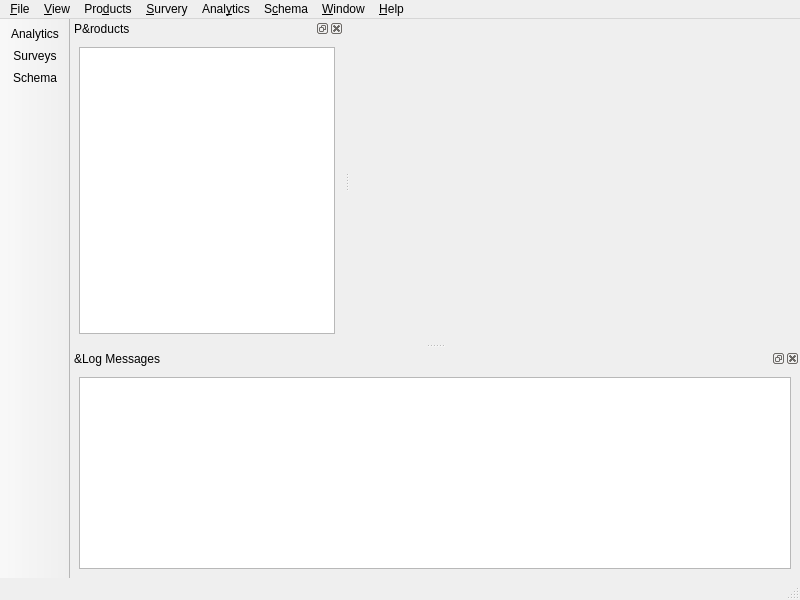
<?xml version="1.0" encoding="UTF-8"?>
<ui version="4.0">
 <class>UserFeedback::Analyzer::MainWindow</class>
 <widget class="QMainWindow" name="UserFeedback::Analyzer::MainWindow">
  <property name="geometry">
   <rect>
    <x>0</x>
    <y>0</y>
    <width>800</width>
    <height>600</height>
   </rect>
  </property>
  <property name="windowTitle">
   <string>User Feedback Analyzer</string>
  </property>
  <widget class="QWidget" name="centralwidget">
   <layout class="QVBoxLayout" name="verticalLayout_3">
    <property name="leftMargin">
     <number>0</number>
    </property>
    <property name="topMargin">
     <number>0</number>
    </property>
    <property name="rightMargin">
     <number>0</number>
    </property>
    <property name="bottomMargin">
     <number>0</number>
    </property>
    <item>
     <widget class="QStackedWidget" name="viewStack">
      <widget class="UserFeedback::Analyzer::AnalyticsView" name="analyticsView"/>
      <widget class="UserFeedback::Analyzer::SurveyEditor" name="surveyEditor"/>
      <widget class="UserFeedback::Analyzer::SchemaEditor" name="schemaEdit"/>
     </widget>
    </item>
    <item>
     <widget class="UserFeedback::NotificationWidget" name="feedbackNotification" native="true"/>
    </item>
   </layout>
  </widget>
  <widget class="QMenuBar" name="menubar">
   <property name="geometry">
    <rect>
     <x>0</x>
     <y>0</y>
     <width>800</width>
     <height>30</height>
    </rect>
   </property>
   <widget class="QMenu" name="menu_File">
    <property name="title">
     <string>&amp;File</string>
    </property>
    <addaction name="actionConnectToServer"/>
    <addaction name="separator"/>
    <addaction name="actionQuit"/>
   </widget>
   <widget class="QMenu" name="menu_Products">
    <property name="title">
     <string>Pro&amp;ducts</string>
    </property>
    <addaction name="actionAddProduct"/>
    <addaction name="actionDeleteProduct"/>
   </widget>
   <widget class="QMenu" name="menuSurvery">
    <property name="title">
     <string>&amp;Survery</string>
    </property>
   </widget>
   <widget class="QMenu" name="menuAnalytics">
    <property name="title">
     <string>Anal&amp;ytics</string>
    </property>
   </widget>
   <widget class="QMenu" name="menu_Help">
    <property name="title">
     <string>&amp;Help</string>
    </property>
    <addaction name="actionContribute"/>
    <addaction name="actionAbout"/>
   </widget>
   <widget class="QMenu" name="menuSchema">
    <property name="title">
     <string>S&amp;chema</string>
    </property>
   </widget>
   <widget class="QMenu" name="menu_Window">
    <property name="title">
     <string>&amp;Window</string>
    </property>
   </widget>
   <widget class="QMenu" name="menu_View">
    <property name="title">
     <string>&amp;View</string>
    </property>
    <addaction name="actionViewAnalytics"/>
    <addaction name="actionViewSurveys"/>
    <addaction name="actionViewSchema"/>
   </widget>
   <addaction name="menu_File"/>
   <addaction name="menu_View"/>
   <addaction name="menu_Products"/>
   <addaction name="menuSurvery"/>
   <addaction name="menuAnalytics"/>
   <addaction name="menuSchema"/>
   <addaction name="menu_Window"/>
   <addaction name="menu_Help"/>
  </widget>
  <widget class="QStatusBar" name="statusbar"/>
  <widget class="QDockWidget" name="logDock">
   <property name="windowTitle">
    <string>&amp;Log Messages</string>
   </property>
   <attribute name="dockWidgetArea">
    <number>8</number>
   </attribute>
   <widget class="QWidget" name="dockWidgetContents">
    <layout class="QVBoxLayout" name="verticalLayout">
     <item>
      <widget class="QPlainTextEdit" name="logWidget">
       <property name="readOnly">
        <bool>true</bool>
       </property>
      </widget>
     </item>
    </layout>
   </widget>
  </widget>
  <widget class="QDockWidget" name="productsDock">
   <property name="windowTitle">
    <string>P&amp;roducts</string>
   </property>
   <attribute name="dockWidgetArea">
    <number>1</number>
   </attribute>
   <widget class="QWidget" name="dockWidgetContents_2">
    <layout class="QVBoxLayout" name="verticalLayout_2">
     <item>
      <widget class="QTreeView" name="productListView">
       <property name="rootIsDecorated">
        <bool>false</bool>
       </property>
       <property name="uniformRowHeights">
        <bool>true</bool>
       </property>
       <attribute name="headerVisible">
        <bool>false</bool>
       </attribute>
      </widget>
     </item>
    </layout>
   </widget>
  </widget>
  <widget class="QToolBar" name="viewToolBar">
   <property name="windowTitle">
    <string>View Toolbar</string>
   </property>
   <property name="movable">
    <bool>false</bool>
   </property>
   <property name="toolButtonStyle">
    <enum>Qt::ToolButtonTextUnderIcon</enum>
   </property>
   <property name="floatable">
    <bool>false</bool>
   </property>
   <attribute name="toolBarArea">
    <enum>LeftToolBarArea</enum>
   </attribute>
   <attribute name="toolBarBreak">
    <bool>false</bool>
   </attribute>
   <addaction name="actionViewAnalytics"/>
   <addaction name="actionViewSurveys"/>
   <addaction name="actionViewSchema"/>
  </widget>
  <action name="actionConnectToServer">
   <property name="icon">
    <iconset theme="network-connect"/>
   </property>
   <property name="text">
    <string>&amp;Connect to server...</string>
   </property>
   <property name="toolTip">
    <string>Connect to analytics server.</string>
   </property>
  </action>
  <action name="actionQuit">
   <property name="icon">
    <iconset theme="application-exit"/>
   </property>
   <property name="text">
    <string>&amp;Quit</string>
   </property>
   <property name="toolTip">
    <string>Quit the user feedback analyzer.</string>
   </property>
   <property name="menuRole">
    <enum>QAction::QuitRole</enum>
   </property>
  </action>
  <action name="actionAddProduct">
   <property name="icon">
    <iconset theme="folder-add"/>
   </property>
   <property name="text">
    <string>&amp;Add Product...</string>
   </property>
   <property name="toolTip">
    <string>Add a new product.</string>
   </property>
  </action>
  <action name="actionDeleteProduct">
   <property name="icon">
    <iconset theme="edit-delete"/>
   </property>
   <property name="text">
    <string>&amp;Delete Product</string>
   </property>
   <property name="toolTip">
    <string>Delete product and all associated data.</string>
   </property>
  </action>
  <action name="actionAbout">
   <property name="text">
    <string>&amp;About...</string>
   </property>
   <property name="toolTip">
    <string>Information about this program.</string>
   </property>
   <property name="menuRole">
    <enum>QAction::AboutRole</enum>
   </property>
  </action>
  <action name="actionContribute">
   <property name="text">
    <string>&amp;Contribute...</string>
   </property>
   <property name="toolTip">
    <string>Help to make this application better for you!</string>
   </property>
  </action>
  <action name="actionViewSchema">
   <property name="checkable">
    <bool>true</bool>
   </property>
   <property name="icon">
    <iconset theme="document-edit"/>
   </property>
   <property name="text">
    <string>&amp;Schema</string>
   </property>
   <property name="toolTip">
    <string>Edit product telemetry schema.</string>
   </property>
  </action>
  <action name="actionViewSurveys">
   <property name="checkable">
    <bool>true</bool>
   </property>
   <property name="icon">
    <iconset theme="question"/>
   </property>
   <property name="text">
    <string>S&amp;urveys</string>
   </property>
   <property name="toolTip">
    <string>Manage product surveys.</string>
   </property>
  </action>
  <action name="actionViewAnalytics">
   <property name="checkable">
    <bool>true</bool>
   </property>
   <property name="icon">
    <iconset theme="office-chart-area"/>
   </property>
   <property name="text">
    <string>&amp;Analytics</string>
   </property>
   <property name="toolTip">
    <string>Analyze product telemetry.</string>
   </property>
  </action>
 </widget>
 <customwidgets>
  <customwidget>
   <class>UserFeedback::NotificationWidget</class>
   <extends>QWidget</extends>
   <header>provider/widgets/notificationwidget.h</header>
   <container>1</container>
  </customwidget>
  <customwidget>
   <class>UserFeedback::Analyzer::SchemaEditor</class>
   <extends>QWidget</extends>
   <header>schemaeditor/schemaeditor.h</header>
   <container>1</container>
  </customwidget>
  <customwidget>
   <class>UserFeedback::Analyzer::SurveyEditor</class>
   <extends>QWidget</extends>
   <header location="global">surveyeditor/surveyeditor.h</header>
   <container>1</container>
  </customwidget>
  <customwidget>
   <class>UserFeedback::Analyzer::AnalyticsView</class>
   <extends>QWidget</extends>
   <header location="global">analytics/analyticsview.h</header>
   <container>1</container>
  </customwidget>
 </customwidgets>
 <resources/>
 <connections/>
</ui>
